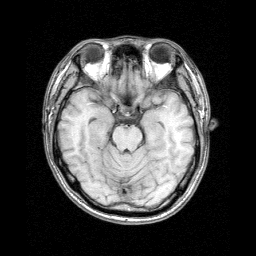
#> input picture 2026_B4_assignment/No.5_CompressedSensing/data/MRI05.pgm, 256 x 256 px
$ jupyter execute cs_wavelet.ipynb
#> lines starting #> are read from the running program, lines starting #| are printed output that depends on the picture; after the words box and inside, x2 and y2 are one past the last pixel; in counts of white or black regions, pixels touching at a corner belong together
# No.5 圧縮センシング — Wavelet版

ランダムサンプリングされたMRI k空間データから、ウェーブレット収縮を用いて画像を再構成します。

**アルゴリズム:**
1. ウェーブレット変換
2. ハード閾値処理（スパース化）
3. 逆ウェーブレット変換
4. k空間データ整合性の強制
5. 閾値を段階的に下げながら繰り返す

[cell 1]
import numpy as np
import pywt
import scipy.io
import skimage.io
import skimage.metrics
import matplotlib.pyplot as plt
import japanize_matplotlib

[cell 2]
# パラメータ
J = 3
wavelet = 'db3'
T = 0.2
step = 40

# 画像とマスクの読み込み
img = skimage.io.imread('data/MRI05.pgm').astype(float) / 255.0
#> img: shape (256, 256) float64; min 0, max 1, mean 0.248
mask = skimage.io.imread('data/mask_1d_rand40.tiff').astype(bool)
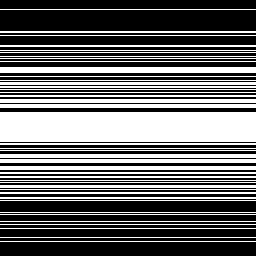
#> input picture 2026_B4_assignment/No.5_CompressedSensing/data/mask_1d_rand40.tiff, 256 x 256 px
#> mask: shape (256, 256) bool; 40.6% white; 42 white regions, largest, box (x1, y1, x2, y2) and area: (0, 112, 256, 142) 7680, (0, 67, 256, 73) 1536, (0, 99, 256, 103) 1024
n = img.shape[0]
#> n = 256
if mask.shape != img.shape:
    mask = mask[:n, :n]

fig, axes = plt.subplots(1, 2, figsize=(10, 4))
axes[0].imshow(img, cmap='gray')
axes[0].set_title('Original MRI')
axes[0].axis('off')
axes[1].imshow(mask, cmap='gray')
axes[1].set_title(f'Sampling mask ({mask.mean()*100:.0f}%)')
axes[1].axis('off')
plt.show()
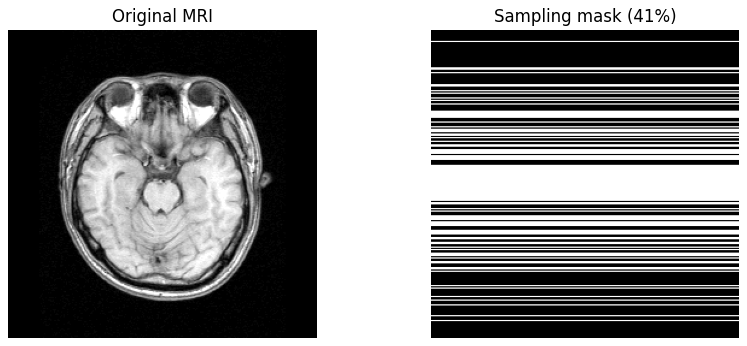
#> figure drawn by matplotlib, 2 panels

[cell 3]
# k空間の部分サンプリング
Kfull = np.fft.fftshift(np.fft.fft2(np.fft.fftshift(img)))
Kobs = Kfull * mask

def apply_threshold(coeffs, threshold):
    new_coeffs = [coeffs[0]]
    for detail in coeffs[1:]:
        new_coeffs.append(tuple(c * (np.abs(c) >= threshold) for c in detail))
    return new_coeffs

# 圧縮センシング再構成ループ
sk = np.zeros_like(img)
psnr_history = []

for s in range(step):
    coeffs = pywt.wavedec2(sk, wavelet, level=J, mode='periodization')
    coeffs = apply_threshold(coeffs, T)
    sk = pywt.waverec2(coeffs, wavelet, mode='periodization')
    Krec = np.fft.fftshift(np.fft.fft2(np.fft.fftshift(sk)))
    Krec[mask] = Kobs[mask]
    sk = np.real(np.fft.fftshift(np.fft.ifft2(np.fft.fftshift(Krec))))
    T *= 0.9
    psnr_history.append(skimage.metrics.peak_signal_noise_ratio(img, sk, data_range=1.0))
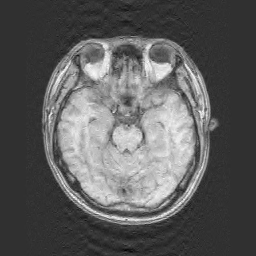
#> sk: shape (256, 256) float64; min -0.272, max 1.15, mean 0.248; drawn with min black and max white
#> after the loop, T = 0.00296; psnr_history = 40 values, max 28.15 at index 17, min 26.13 at index 0, mean 27.83

plt.plot(psnr_history)
plt.xlabel('Iteration')
plt.ylabel('PSNR [dB]')
plt.title('PSNR vs Iteration')
plt.grid(True)
plt.show()
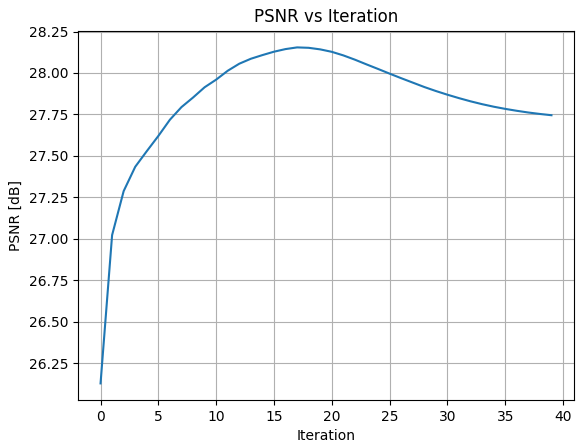
#> figure drawn by matplotlib, 1 panel; curve peaks at x = 17, y = 28.15

[cell 4]
psnr_final = skimage.metrics.peak_signal_noise_ratio(img, sk, data_range=1.0)
#> psnr_final = 27.75
ssim_final = skimage.metrics.structural_similarity(img, sk, data_range=1.0)
#> ssim_final = 0.794

sk_zf = np.real(np.fft.fftshift(np.fft.ifft2(np.fft.fftshift(Kobs))))
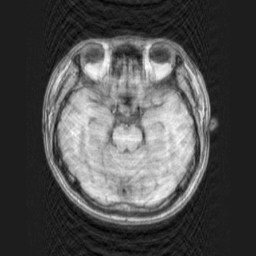
#> sk_zf: shape (256, 256) float64; min -0.147, max 1.12, mean 0.248; drawn with min black and max white
psnr_zf = skimage.metrics.peak_signal_noise_ratio(img, sk_zf, data_range=1.0)
#> psnr_zf = 26.13

fig, axes = plt.subplots(1, 3, figsize=(15, 5))
axes[0].imshow(img, cmap='gray', vmin=0, vmax=1)
axes[0].set_title('Original')
axes[0].axis('off')
axes[1].imshow(np.clip(sk_zf, 0, 1), cmap='gray', vmin=0, vmax=1)
axes[1].set_title(f'Zero-fill (PSNR={psnr_zf:.1f}dB)')
axes[1].axis('off')
axes[2].imshow(np.clip(sk, 0, 1), cmap='gray', vmin=0, vmax=1)
axes[2].set_title(f'Wavelet CS (PSNR={psnr_final:.1f}dB, SSIM={ssim_final:.3f})')
axes[2].axis('off')
fig.tight_layout()
plt.show()
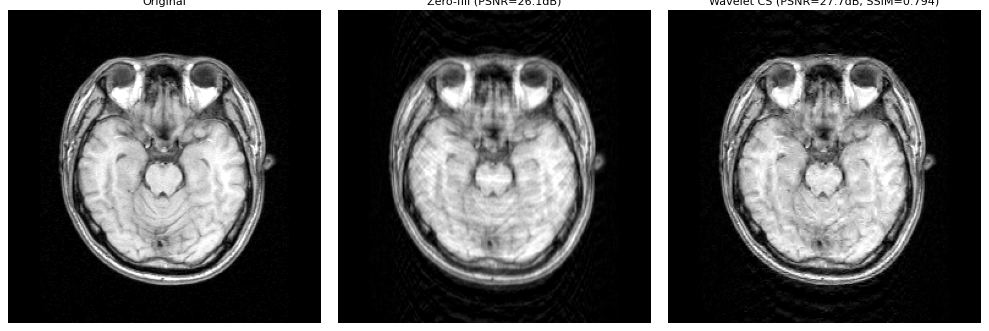
#> figure drawn by matplotlib, 3 panels
